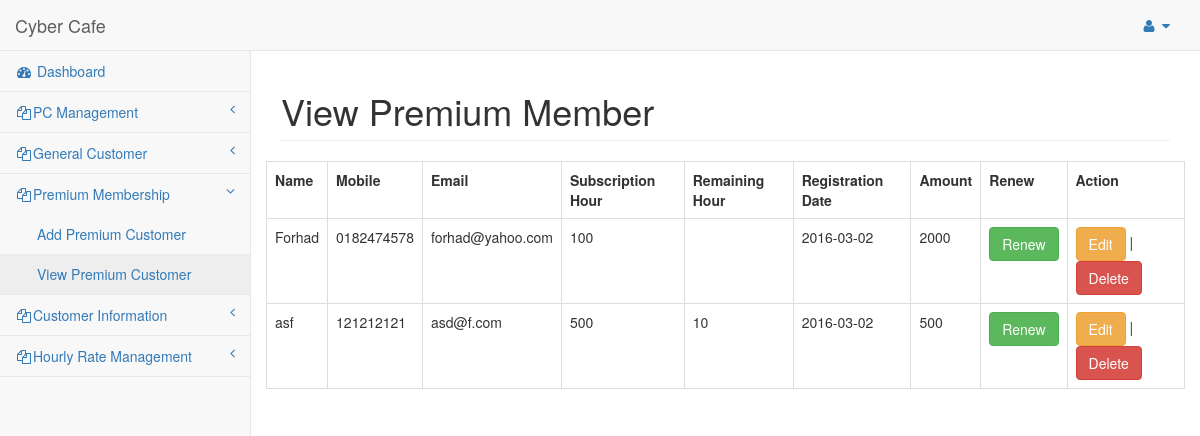
/view_premium_mem.php (signed in), run on the app's committed database.
### tables this page shows
CREATE TABLE `premium_mem` (
  `member_id` int(100) NOT NULL,
  `mem_name` varchar(100) NOT NULL,
  `mem_mobile` varchar(100) NOT NULL,
  `mem_email` varchar(20) NOT NULL,
  `sub_hour` varchar(100) NOT NULL,
  `remain_hour` varchar(50) NOT NULL,
  `reg_date` date NOT NULL,
  `amount` int(100) NOT NULL,
  `del_status` int(10) NOT NULL
);

### inc/functions.php (called while the page is built, shortened)
<?php
	function SelectAllWhere($table,$where,$value)
	{
		$query="SELECT * from $table where $where=$value";
		$select=mysql_query($query) or die(mysql_error());
		$result = Array();
		while($row = mysql_fetch_assoc($select)){
			$result[] = $row;
		}
		return $result;
	}
?>

### view_premium_mem.php (the view, shortened to what this page needs)
<?php
	include('inc/header.php');
	include('inc/nav.php');
	include('inc/functions.php');
?>
        <div id="page-wrapper">
            <div class="row">
                <div class="col-lg-12">
                    <h1 class="page-header">View Premium Member</h1>
                </div>
            </div>
            <div class="row">
				<table class="table table-bordered">
					<tr>
						<th>Name</th>
						<th>Mobile</th>
						<th>Email</th>
						<th>Subscription Hour</th>
						<th>Remaining Hour</th>
						<th>Registration Date</th>
						<th>Amount</th>
						<th>Renew</th>
						<th>Action</th>
					</tr>
		<?php
            $row=SelectAllWhere('premium_mem','del_status',0);
            foreach($row as $rw)
            {
              extract($rw);
              echo "<tr>";
                echo "<td>".$mem_name."</td>";
                echo "<td>".$mem_mobile."</td>";
                echo "<td>".$mem_email."</td>";
                echo "<td>".$sub_hour."</td>";
                echo "<td>".$remain_hour."</td>";
                echo "<td>".$reg_date."</td>";
                echo "<td>".$amount."</td>";
				echo "<td><a href='renew_mem.php?memid=$member_id' class='btn btn-success'>Renew</a></td>";
                echo "<td><a href='edit_premium_mem.php?rid=$member_id' class='btn btn-warning'>Edit</a> | <a href='delete_premium_mem.php?rid=$member_id' class='btn btn-danger'>Delete</a></td>";
              echo "</tr>";
            }
          ?>
				</table>
            </div>
        </div>
    </div>
<?php
	include('inc/footer.php');
?>

### css/cyber.css (style rules this page uses)
body { background-color: #f8f8f8; }
#page-wrapper { padding: 0 15px; min-height: 568px; background-color: #fff; }
@media (min-width:768px) { #page-wrapper { position: inherit; margin: 0 0 0 250px; padding: 0 30px; border-left: 1px solid #e7e7e7; } }

### data on the page
premium_mem: mem_name "Forhad", mem_mobile "0182474578", mem_email "forhad@yahoo.com", sub_hour "100", reg_date "2016-03-02", amount "2000"
premium_mem: mem_name "asf", mem_mobile "121212121", mem_email "asd@f.com", sub_hour "500", remain_hour "10", reg_date "2016-03-02", amount "500"
